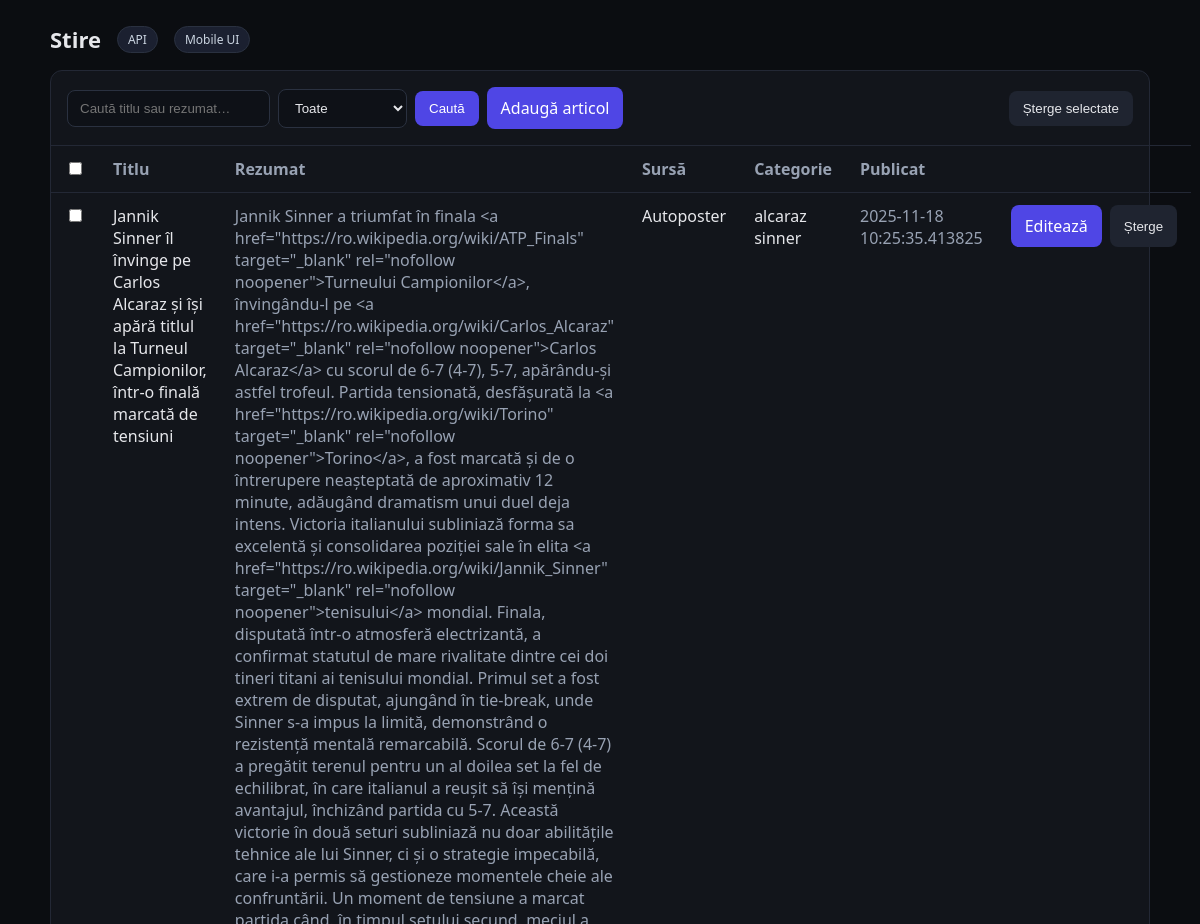
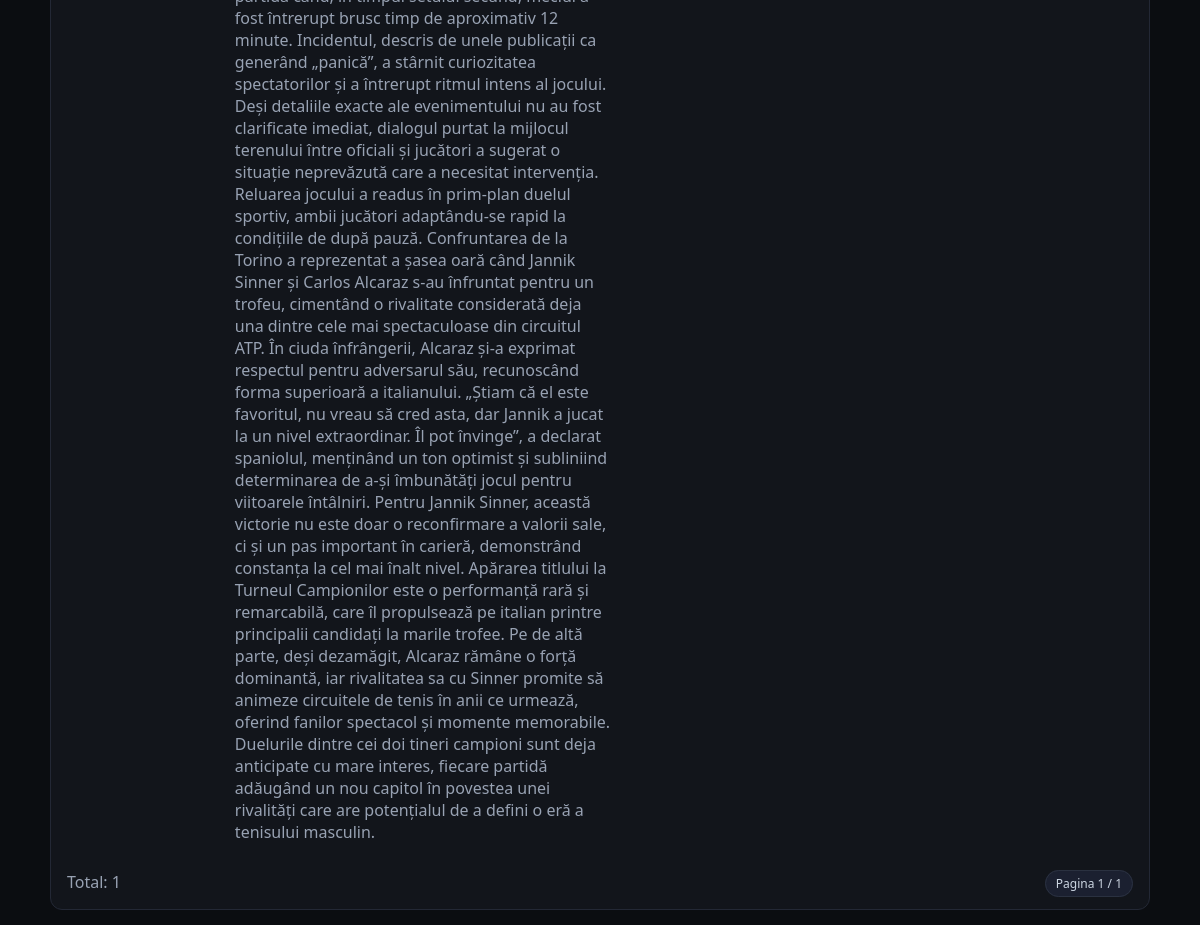
The page /admin on the database its author committed (2 pictures, top to bottom).
### models.py (models this page shows)
class ArticleBase(SQLModel):
    title: str
    summary: str
    image_url: str
    source: str
    published_at: datetime
    category: str

class Article(ArticleBase, table=True):
    id: str = Field(default_factory=lambda: str(uuid4()), primary_key=True, index=True)
    hashtags: Optional[str] = None

### routers_admin.py (the view)
@router.get("/admin")
def admin_index(
    request: Request,
    category: Optional[str] = None,
    q: Optional[str] = None,
    page: int = 1,
    page_size: int = 20,
    session: Session = Depends(get_session),
):
    if page < 1:
        page = 1
    if page_size > 100:
        page_size = 100
    stmt = select(Article)
    if category and category != "Toate":
        stmt = stmt.where(Article.category == category)
    if q:
        q_norm = f"%{q.strip().lower()}%"
        stmt = stmt.where(
            func.lower(Article.title).like(q_norm) | func.lower(Article.summary).like(q_norm)
        )
    total = session.exec(
        stmt.with_only_columns(func.count(Article.id)).order_by(None)
    ).one()
    stmt = stmt.order_by(Article.published_at.desc()).offset((page - 1) * page_size).limit(page_size)
    articles = session.exec(stmt).all()
    cats = session.exec(select(Article.category).distinct().order_by(Article.category)).all()
    categories = ["Toate", *[c for c in cats if c is not None]]
    return templates.TemplateResponse(
        "admin/index.html",
        {
            "request": request,
            "articles": articles,
            "q": q or "",
            "category": category or "Toate",
            "categories": categories,
            "page": page,
            "page_size": page_size,
            "total": total,
        },
    )

### db.py (called while the page is built)
def get_session() -> Session:
    with Session(engine) as session:
        yield session

### templates/admin/index.html (shortened to what this page needs)
{% extends "admin/base.html" %}
{% block content %}
  <div class="card">
    <div class="toolbar">
      <form action="/admin" method="get">
        <input type="text" name="q" value="{{ q }}" placeholder="Caută titlu sau rezumat…" />
        <select name="category">
          {% for c in categories %}
            <option value="{{ c }}" {% if c == category %}selected{% endif %}>{{ c }}</option>
          {% endfor %}
        </select>
        <button type="submit">Caută</button>
        <a class="btn" href="/admin/new">Adaugă articol</a>
      </form>
      <form id="bulk-delete-form" action="/admin/bulk-delete" method="post" style="margin-left:auto;display:flex;gap:8px;align-items:center">
        <button type="submit" class="secondary" onclick="return confirmBulkDelete()">Șterge selectate</button>
      </form>
    </div>
    <form id="articles-form" action="/admin/bulk-delete" method="post">
      <table>
        <thead>
          <tr>
            <th style="width:32px"><input type="checkbox" id="select-all" /></th>
            <th style="width:28%">Titlu</th>
            <th style="width:36%">Rezumat</th>
            <th>Sursă</th>
            <th>Categorie</th>
            <th>Publicat</th>
            <th style="width:160px"></th>
          </tr>
        </thead>
        <tbody>
          {% for a in articles %}
            <tr>
              <td><input type="checkbox" name="ids" value="{{ a.id }}" class="row-check" form="articles-form" /></td>
              <td>{{ a.title }}</td>
              <td class="muted">{{ a.summary }}</td>
              <td>{{ a.source }}</td>
              <td>{{ a.category }}</td>
              <td class="muted">{{ a.published_at }}</td>
              <td>
                <div class="row-actions">
                  <a class="btn" href="/admin/{{ a.id }}/edit">Editează</a>
                  <form action="/admin/{{ a.id }}/delete" method="post" onsubmit="return confirm('Ștergi articolul?')">
                    <button class="secondary" type="submit">Șterge</button>
                  </form>
                </div>
              </td>
            </tr>
          {% endfor %}
        </tbody>
      </table>
      <div class="footer">
        {% set total_pages = (total // page_size) + (1 if total % page_size > 0 else 0) %}
        <div class="muted">Total: {{ total }}</div>
        <div>
          <span class="pill">Pagina {{ page }} / {{ total_pages or 1 }}</span>
        </div>
      </div>
    </form>
  </div>
{% endblock %}

### templates/admin/base.html (shortened to what this page needs)
<!doctype html>
<html lang="ro">
<head>
</head>
<body>
  <div class="wrap">
    <header>
      <div class="title">Stire </div>
      <a class="pill" href="/">API</a>
      <a class="pill" href="/mobile/">Mobile UI</a>
    </header>
    {% block content %}{% endblock %}
  </div>
</body>
</html>

### templates/admin/base.html (style rules this page uses)
:root { --bg:#0b0d11; --card:#12151b; --muted:#98a2b3; --fg:#e6e7eb; --primary:#4f46e5; }
html,body { margin:0;padding:0;background:var(--bg);color:var(--fg);font-family:system-ui,-apple-system,Segoe UI,Roboto,Ubuntu,"Helvetica Neue",sans-serif }
a { color:var(--fg);text-decoration:none }
.wrap { max-width:1100px;margin:0 auto;padding:24px }
header { display:flex;align-items:center;gap:16px;margin-bottom:16px }
.title { font-weight:800;font-size:22px }
.card { background:var(--card);border:1px solid #232835;border-radius:12px }
.toolbar { display:flex;gap:12px;align-items:center;flex-wrap:wrap;padding:16px }
.toolbar form { display:flex;gap:8px;align-items:center }
input[type=text], select { background:#0e1117;border:1px solid #2a3140;color:var(--fg);padding:10px 12px;border-radius:8px }
button, .btn { background:var(--primary);border:0;color:white;padding:10px 14px;border-radius:8px;cursor:pointer }
button.secondary { background:#1f2430;color:var(--fg) }
table { width:100%;border-collapse:collapse }
th,td { padding:12px 14px;border-top:1px solid #232835;vertical-align:top }
th { color:var(--muted);text-align:left;font-weight:600 }
.muted { color:var(--muted) }
.row-actions { display:flex;gap:8px }
.footer { display:flex;justify-content:space-between;align-items:center;padding:16px }
.pill { padding:4px 10px;border-radius:999px;background:#1b2030;color:#cbd5e1;border:1px solid #2a3140;font-size:12px }

### rows shown on the page
Article: title "Jannik Sinner îl învinge pe Carlos Alcaraz și își apără titlul la Turneul Campionilor, într-o finală marcată de tensiuni", summary "Jannik Sinner a triumfat în finala <a href=\"https://ro.wikipedia.org/wiki/ATP_Finals\" target=\"_blank\" rel=\"nofollow noopener\">Turneului Campionilor</a>, învingându-l pe <a href=\"https://ro.wikipedia.org/wiki/Carlos_Alcaraz\" target=\"_blank\" rel=\"nofollow noopener\">Carlos Alcaraz</a> cu scorul de 6-7 (4-7), 5-7, apărându-și astfel trofeul. Partida tensionată, desfășurată la <a href=\"https://ro.wikipedia.org/wiki/Torino\" target=\"_blank\" rel=\"nofollow noopener\">Torino</a>, a fost marcată și de o întrerupere neașteptată de aproximativ 12 minute, adăugând dramatism unui duel deja intens. Victoria italianului subliniază forma sa excelentă și consolidarea poziției sale în elita <a…", source "Autoposter", category "alcaraz sinner", published_at "2025-11-18 10:25:35.413825"

### other values the page prints
{{ total }} "1"
{{ page }} "1"
{{ total_pages or 1 }} "1"
form field category "Toate"
